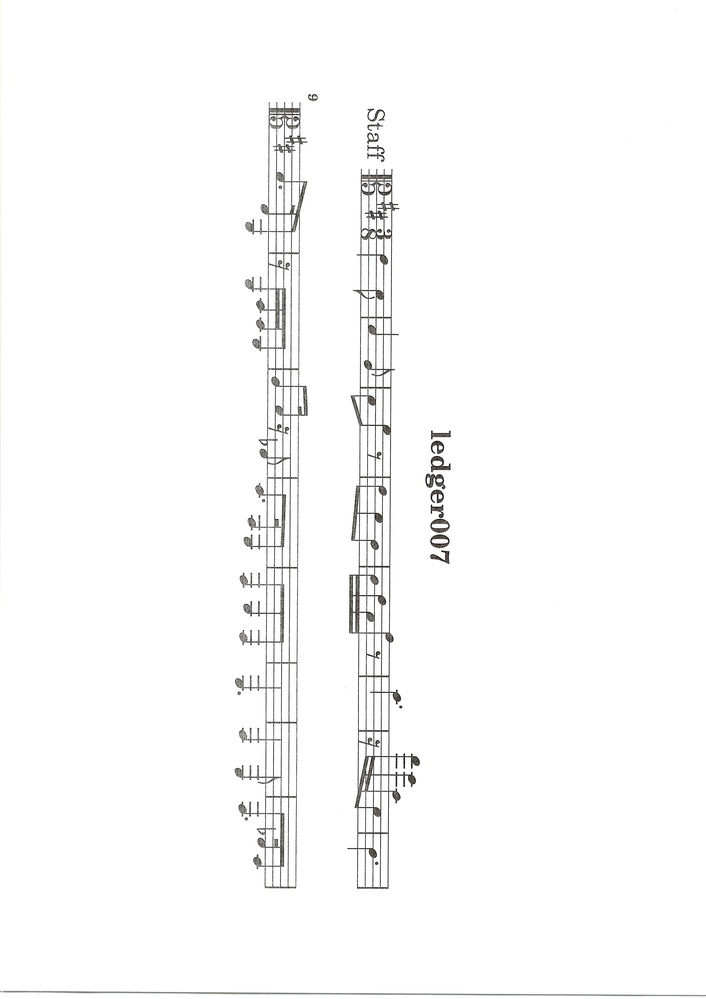
#> input picture data/print/ledger007/ledger007_scanned.jpg, 706 x 999 px, shrunk from 2480 x 3508 before the run
$ python scan-import.py ../data/print/ledger007/ledger007_scanned.jpg
#> lines starting #> are read from the running program, lines starting #| are printed output that depends on the picture; after the words box and inside, x2 and y2 are one past the last pixel; in counts of white or black regions, pixels touching at a corner belong together
"""Bring a scanned page into the form the OMR reads: <piece>/scan/pNN.png, grey, upright.

  tools/train-model/.venv/Scripts/python tools/scan-import.py <scan.pdf|scan.jpg|scan.png> [<more> ...]

A PDF gives its embedded images (one per page) at their native resolution. A page scanned
sideways is turned so that its staff lines run level: whichever of the two orientations gives
the sharper row profile (the staff lines each falling into one row) is the upright one.
"""
import sys, os
import numpy as np
from PIL import Image


def sharpness(dark):
    rows = dark.sum(axis=1).astype(np.float64)
    return float((rows * rows).sum()) / max(1.0, float(dark.sum()))


def left_heavy(dark):
    """Ink in the leftmost tenth of the music's width against the rightmost: the clefs and key
    signatures stand at the left of every staff, the last barline alone at the right."""
    cols = dark.sum(axis=0)
    xs = np.where(cols > 0)[0]
    if len(xs) == 0:
        return 0.0
    x0, x1 = xs.min(), xs.max()
    tenth = max(1, (x1 - x0) // 10)
    return float(cols[x0:x0 + tenth].sum()) - float(cols[x1 - tenth:x1 + 1].sum())


def upright(im):
    """Of the four turns, the two with level staff lines (sharpest row profile), and of those the
    one with the clefs on the left."""
    turns = [None, Image.Transpose.ROTATE_90, Image.Transpose.ROTATE_180, Image.Transpose.ROTATE_270]
    cands = []
    for t in turns:
        img = im if t is None else im.transpose(t)
        dark = np.array(img.convert('L')) < 128
        cands.append((sharpness(dark), left_heavy(dark), img))
#> this loop made 4 passes
#> (x0 in left_heavy, x1 in left_heavy, tenth in left_heavy) on passes 2 to 4: (94, 995, 90), (75, 698, 62), (3, 904, 90)
#> (t, x0 in left_heavy, x1 in left_heavy, tenth in left_heavy) on pass 1: (None, 7, 630, 62)
#> pass 1, in upright, `dark = np.array(img.convert('L')) < 128`:
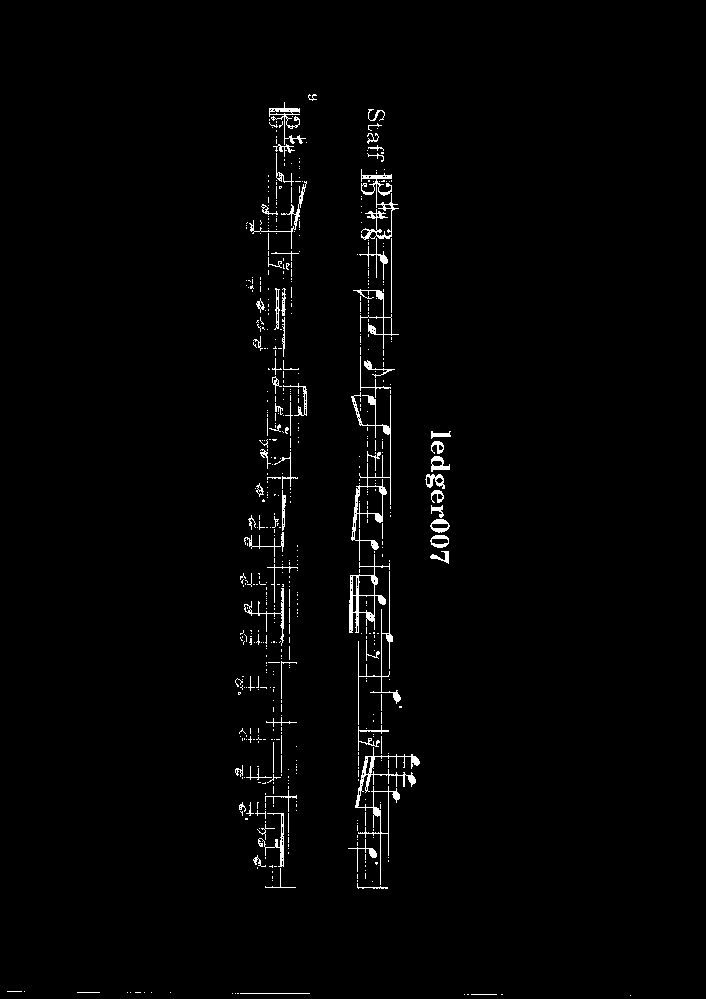
#> dark: shape (999, 706) bool; 1.6% white in thin lines or dots, all inside (x1, y1, x2, y2) = (7, 94, 631, 996)
#> pass 2, in upright, `img = im if t is None else im.transpose(t)`:
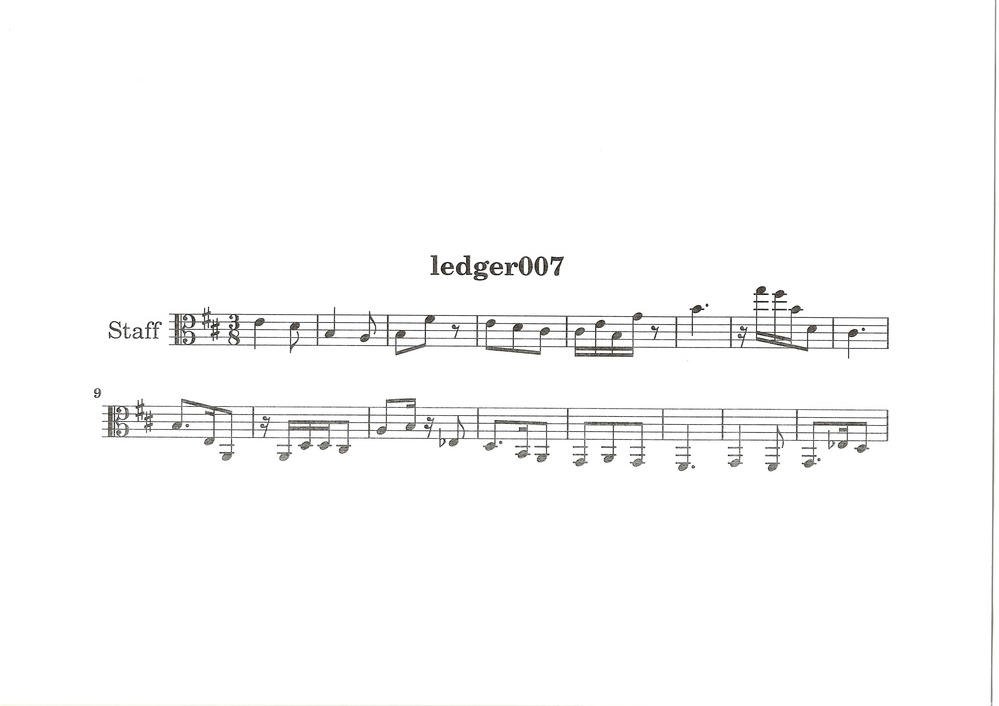
#> img: PIL image 999x706 RGB; mean R, G, B 250.5, 250.5, 250.4
#> pass 2, in upright, `dark = np.array(img.convert('L')) < 128`:
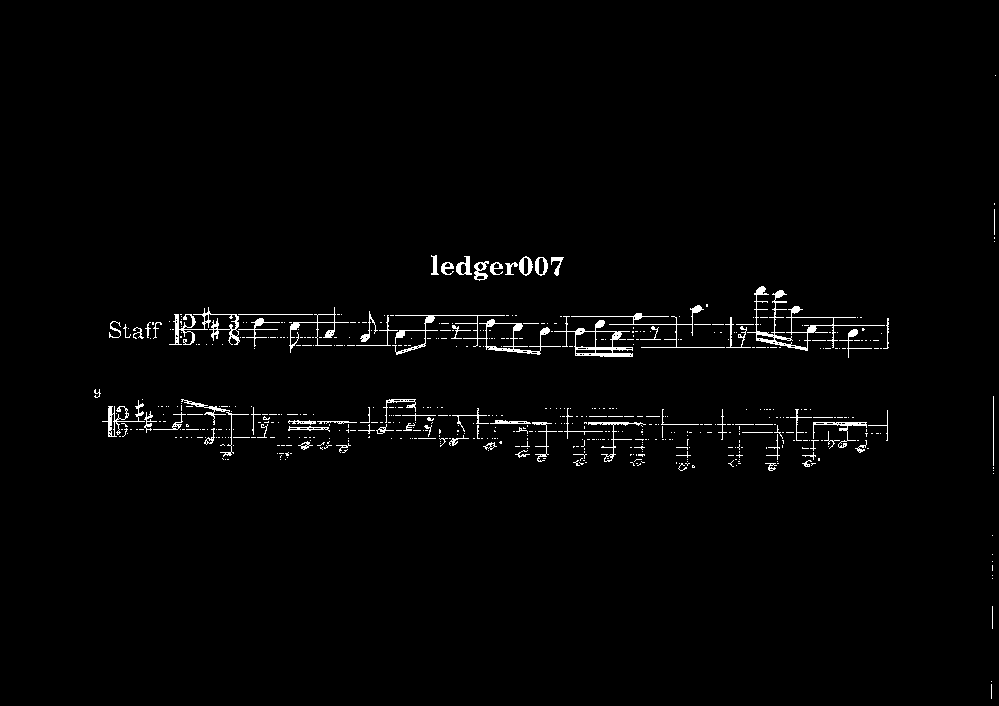
#> dark: shape (706, 999) bool; 1.6% white in thin lines or dots, all inside (x1, y1, x2, y2) = (94, 75, 996, 699)
#> pass 3, in upright, `img = im if t is None else im.transpose(t)`:
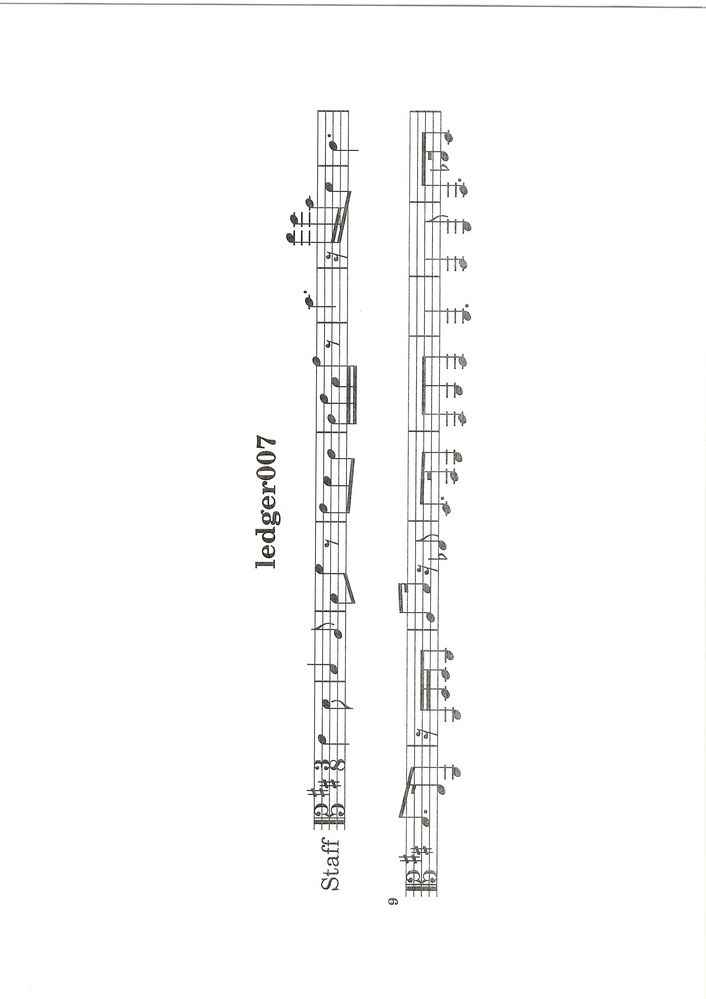
#> img: PIL image 706x999 RGB; mean R, G, B 250.5, 250.5, 250.4
#> after the loop:
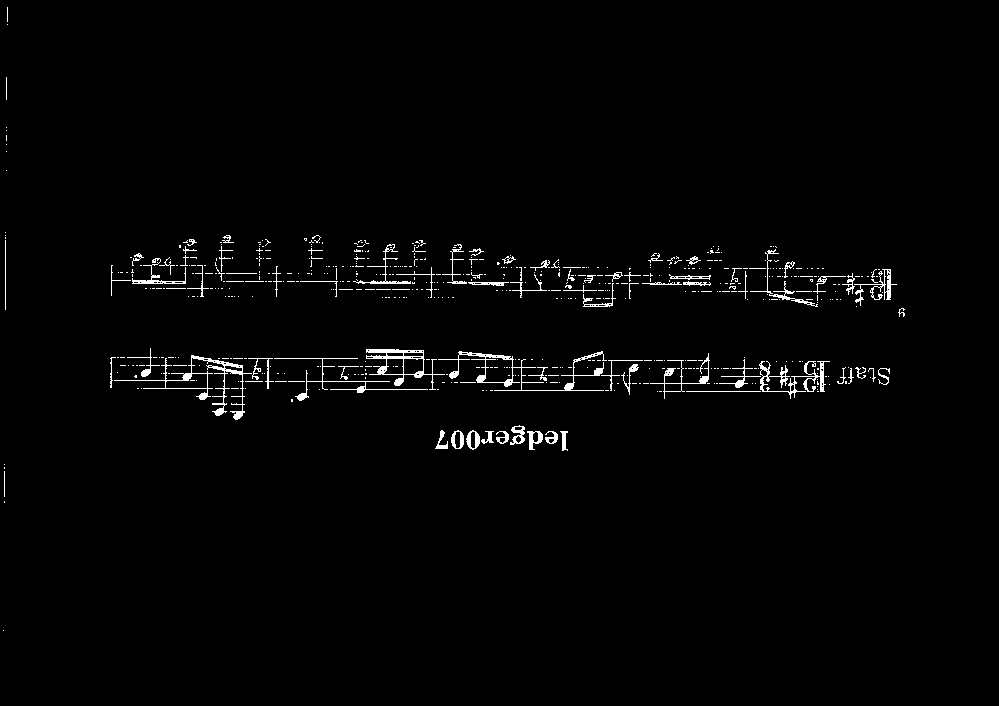
#> dark: shape (706, 999) bool; 1.6% white in thin lines or dots, all inside (x1, y1, x2, y2) = (3, 7, 905, 631)
#> after the loop, cands = 4 items
    level = sorted(cands, key=lambda c: -c[0])[:2]
#> level = 2 items
    return max(level, key=lambda c: c[1])[2]


def pages(path):
    if path.lower().endswith('.pdf'):
        import pymupdf
        doc = pymupdf.open(path)
        for page in doc:
            for info in page.get_images(full=True):
                pix = pymupdf.Pixmap(doc, info[0])
                if pix.n > 3:
                    pix = pymupdf.Pixmap(pymupdf.csRGB, pix)
                mode = 'RGB' if pix.n == 3 else 'L'
                yield Image.frombytes(mode, (pix.width, pix.height), pix.samples)
    else:
        yield Image.open(path)


for path in sys.argv[1:]:
    out_dir = os.path.join(os.path.dirname(path), 'scan')
    os.makedirs(out_dir, exist_ok=True)
    for n, im in enumerate(pages(path), 1):
        im = upright(im).convert('L')
        out = os.path.join(out_dir, 'p%02d.png' % n)
        im.save(out)
        print(out, im.size)
#| ../data/print/ledger007/scan/p01.png (999, 706)
